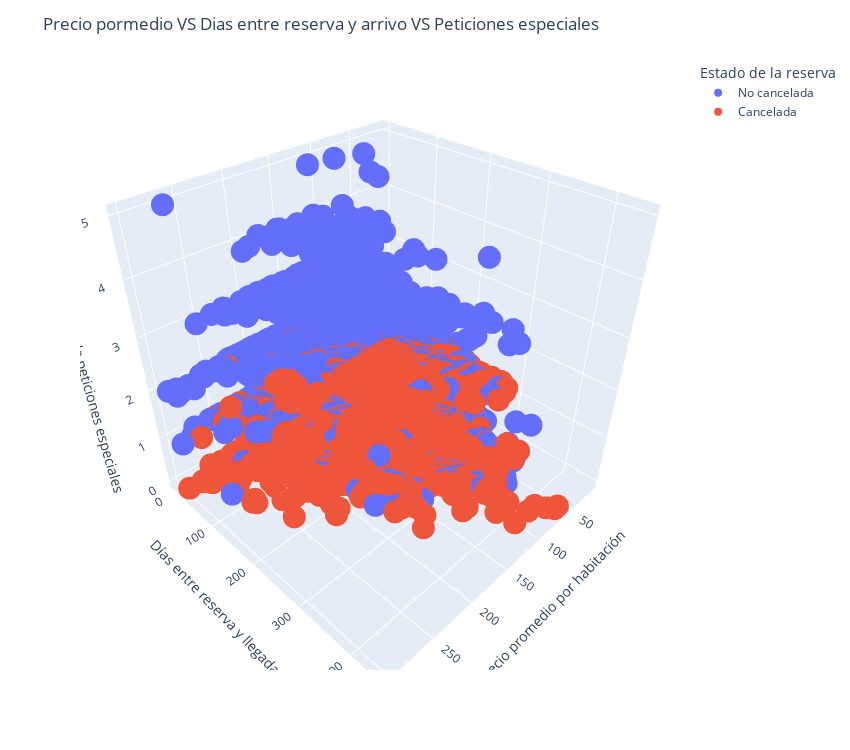

Notebook source saved alongside this figure:
### Markdown cell above
En este grafico se pueden divisar la ubicacion en el espacion de los puntos en relacion a las 3 variables insight, tambien es ligeramente visible cierta agrupacion de las reservas canceladas.

### Code cell
fig = px.scatter_3d(df, x='avg_price_room', y='lead_time', z='num_sp_requests', color='booking_status')

fig.update_layout(title='Precio pormedio VS Dias entre reserva y arrivo VS Peticiones especiales',
                  xaxis_title='Mes',
                  yaxis_title='Conteo',
                  showlegend=True,
                  legend_title_text='Estado de la reserva',
                  scene=dict(
                      xaxis=dict(title='Precio promedio por habitación'),
                      yaxis=dict(title='Días entre reserva y llegada'),
                      zaxis=dict(title='Número de peticiones especiales')
                  ),
                  width=850,
                  height=750)

fig.show()

### Figure 1 — Plotly figure (JSON) as saved in the notebook; plotly's stock layout.template omitted (floating-point values rounded to 4 significant figures; data arrays with more than 128 entries replaced by an {"elided": "..."} marker saying what was removed)
{"data": [{"hovertemplate": "booking_status=No cancelada<br>avg_price_room=%{x}<br>lead_time=%{y}<br>num_sp_requests=%{z}<extra></extra>", "legendgroup": "No cancelada", "marker": {"color": "#636efa", "symbol": "circle"}, "mode": "markers", "name": "No cancelada", "scene": "scene", "showlegend": true, "type": "scatter3d", "x": {"elided": "23713 float values"}, "y": {"elided": "23713 int values"}, "z": {"elided": "23713 int values"}}, {"hovertemplate": "booking_status=Cancelada<br>avg_price_room=%{x}<br>lead_time=%{y}<br>num_sp_requests=%{z}<extra></extra>", "legendgroup": "Cancelada", "marker": {"color": "#EF553B", "symbol": "circle"}, "mode": "markers", "name": "Cancelada", "scene": "scene", "showlegend": true, "type": "scatter3d", "x": {"elided": "11825 float values"}, "y": {"elided": "11825 int values"}, "z": {"elided": "11825 int values"}}], "layout": {"height": 750, "legend": {"title": {"text": "Estado de la reserva"}, "tracegroupgap": 0}, "margin": {"t": 60}, "scene": {"domain": {"x": [0, 1], "y": [0, 1]}, "xaxis": {"title": {"text": "Precio promedio por habitación"}}, "yaxis": {"title": {"text": "Días entre reserva y llegada"}}, "zaxis": {"title": {"text": "Número de peticiones especiales"}}}, "showlegend": true, "title": {"text": "Precio pormedio VS Dias entre reserva y arrivo VS Peticiones especiales"}, "width": 850, "xaxis": {"title": {"text": "Mes"}}, "yaxis": {"title": {"text": "Conteo"}}}}
